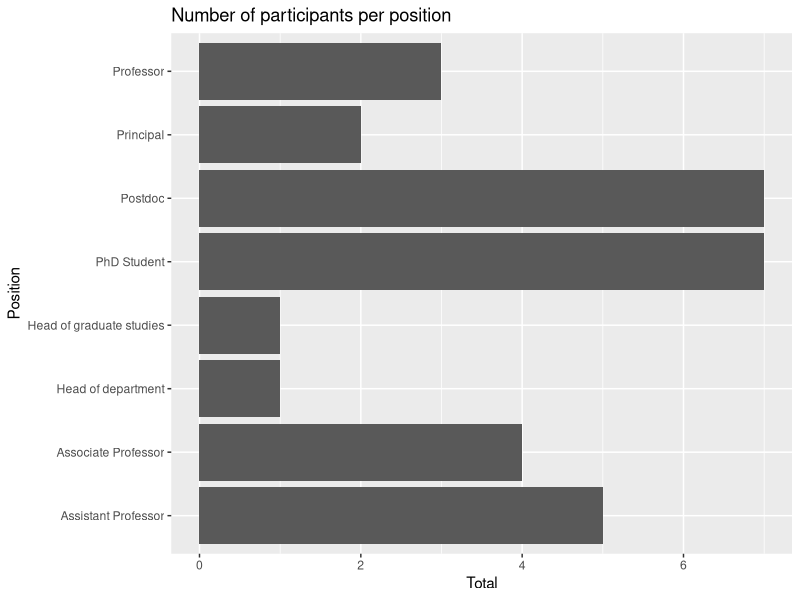
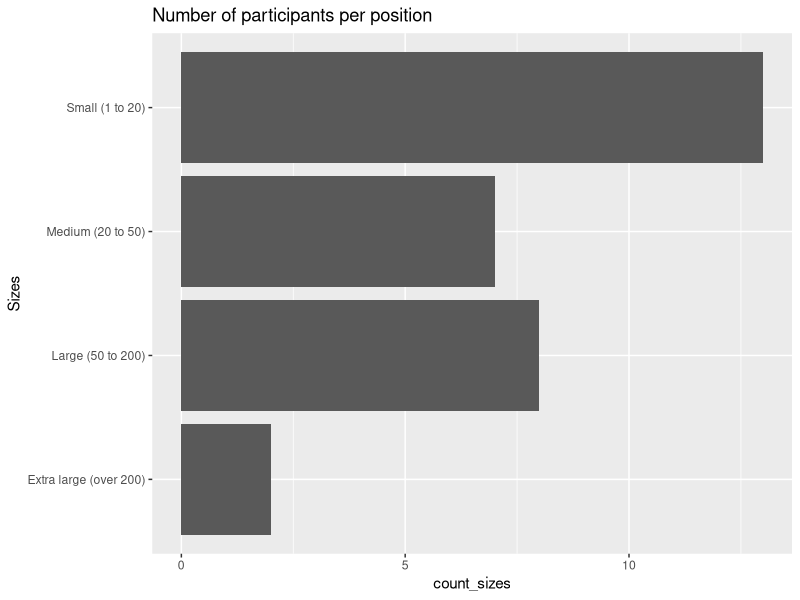
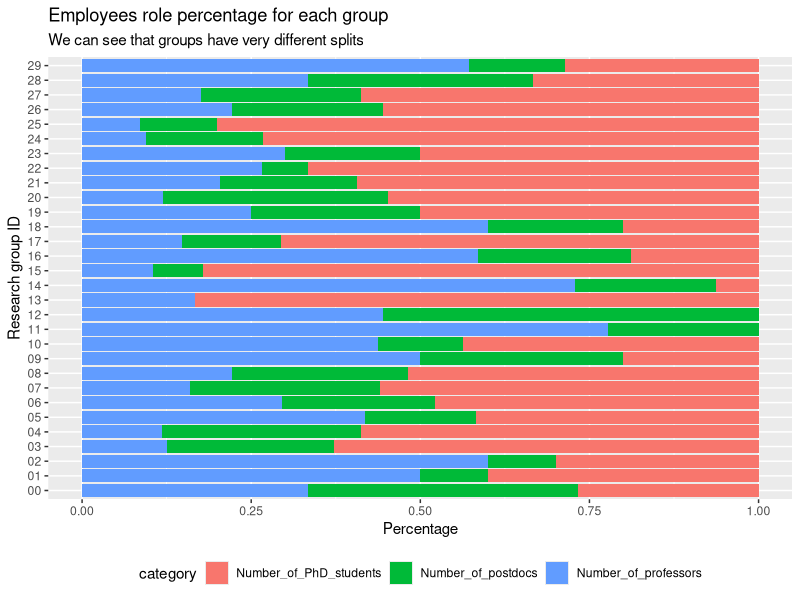

These charts were generated, in order, by the following R code:
## ---- chunk 1
library(ggplot2)
library(readr)
library(dplyr)
library(lubridate)
library(tidyr)
## ---- chunk 2
survey_data = read_csv("data/survey.csv")
## ---- chunk 3
head(survey_data,10)
## ---- chunk 4
survey_data <- rename(survey_data,
       "Index" = "...1",
       "Number_of_employees" = "Number of employees",
       "Number_of_PhD_students" = "Number of PhD students",
       "Number_of_postdocs" = "Number of postdocs",
       "Number_of_professors" = "Number of professors")
## ---- chunk 5
survey_data %>%
  group_by(University) %>%
  mutate(Total = n()) %>%
  arrange(desc(Total)) %>% 
  distinct(University, Total) %>%
  head(3) %>%
  ungroup()
## ---- chunk 6
position_table <- survey_data %>%
  group_by(Position) %>%
  mutate(Total = n()) %>%
  distinct(Position, Total)

ggplot(data = position_table,
       mapping = aes(x = Position, 
                     y = Total))+
  geom_col() +
  coord_flip() +
  labs(title = "Number of participants per position")
## ---- chunk 7
survey_data %>%
  distinct(Sizes)
## ---- chunk 8
count_sizes <- survey_data %>%
  mutate(Sizes = case_when(
    Number_of_employees <= 20 ~ "Small (1 to 20)",
    Number_of_employees > 20 & Number_of_employees <= 50 ~ "Medium (20 to 50)",
    Number_of_employees > 50 & Number_of_employees < 200  ~ "Large (50 to 200)",
    Number_of_employees > 200 ~ "Extra large (over 200)"
  )) %>%
  select(Sizes) %>%
  group_by(Sizes) %>%
  mutate(count_sizes = n()) %>%
  distinct() %>%
  ungroup()

ggplot(data = count_sizes,
       mapping = aes(x = Sizes, 
                     y = count_sizes))+
  geom_col() +
  coord_flip() +
  labs(title = "Number of participants per position")

## ---- chunk 9
survey_data <- transform(survey_data,Index = as.character(Index))

category_table <- survey_data %>%
  select(Index,Number_of_PhD_students,Number_of_postdocs,Number_of_professors) %>%
  #pivot_longer(!Index,
  pivot_longer(c(Number_of_PhD_students,Number_of_postdocs,Number_of_professors),
               names_to = "category",
               values_to = "number") %>%
  mutate(Research_group_id = case_when(
    nchar(Index) == 1 ~ paste("0", Index, sep=""),
    TRUE ~ Index
  )) %>%
  arrange(desc(Research_group_id))

ggplot(category_table, aes(fill=category, y=number, x=Research_group_id)) + 
    geom_bar(position="fill", stat="identity")+
    coord_flip()+
    labs(title = "Employees role percentage for each group",
       subtitle = "We can see that groups have very different splits",
       x = "Research group ID",
       y = "Percentage")+
    theme(legend.position="bottom")
